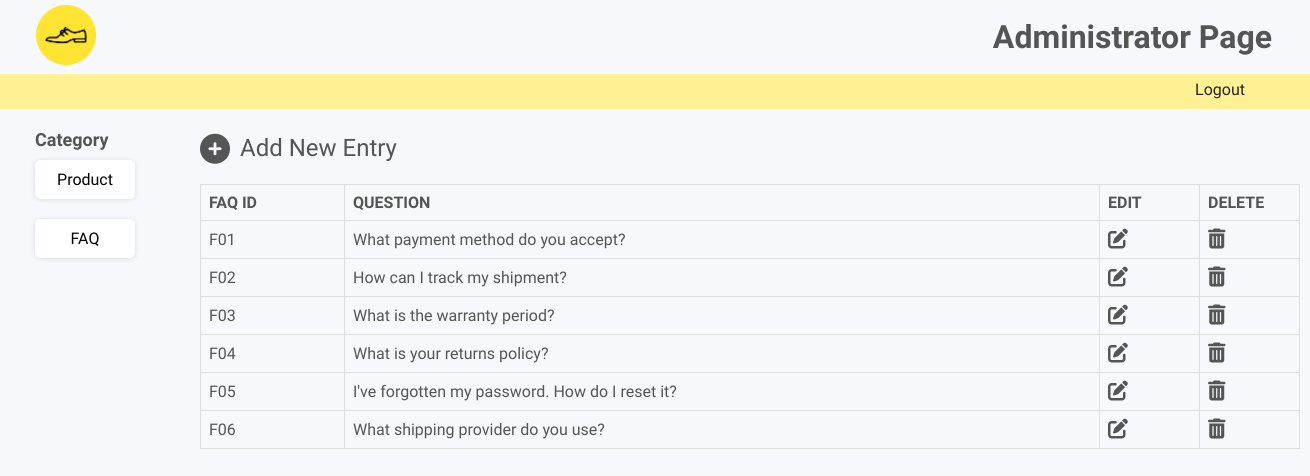
The app's page /admin.php?filter=FAQ with its own data.
### tables this page shows
CREATE TABLE IF NOT EXISTS `faq` (
  `fid` varchar(3) NOT NULL,
  `question` varchar(500) NOT NULL,
  `answer` varchar(500) NOT NULL,
  PRIMARY KEY (`fid`)
);

### admindata.php (the view, shortened to what this page needs)
<?php
include_once "configdb.php";
if (!isset($_GET['filter'])) {
    if (isset($_GET['category'])) {
        $category = $_GET['category'];
        if ($category == "product") {
            editProduct($conn);
        } else if ($category == "FAQ") {
            editFAQ($conn);
        } else if ($category == "newFAQ") {
            addFAQ();
        } else if ($category == "newproduct") {
            addProduct($conn);
        }
    } else {
        defaultProduct($conn);
    }
} else if (isset($_GET['filter'])) {
    $filter = $_GET['filter'];
    if ($filter == "product") {
        defaultProduct($conn);
    } else if ($filter == "FAQ") {
        defaultFAQ($conn);
    }
}
function defaultFAQ($conn)
{
    $query = "SELECT * FROM faq";
    echo <<<HTML
        <a href="admin.php?category=newFAQ">
            <div class="flexbox">
                <i class='fas fa-plus-circle' style='font-size: 30px'></i>
                <span>Add New Entry</span>
            </div>
        </a>
    HTML;
    echo <<<HTML
        <table>
        <tr>
            <th>FAQ ID</th>
            <th>QUESTION</th>
            <th class="icon-button">EDIT</th>
            <th class="icon-button">DELETE</th>
        </tr>
        HTML;
    if ($result = mysqli_query($conn, $query)) {
        while ($obj = mysqli_fetch_object($result)) {
            echo <<<HTML
            <tr>
                <td>$obj->fid</td>
                <td>$obj->question</td>
                <td><a href=admin.php?category=FAQ&fid=$obj->fid><i class="fas fa-edit"></i></a></td>
                <td><a href=admindatadelete.php?category=FAQ&fid=$obj->fid><i class="fas fa-trash-alt"></i></a></td>
            <tr>
            HTML;
        }
    }
    echo "</table>";
}

### styles/components.css (style rules this page uses)
:root { --smaller: 14px; --small: 16px; --medium: 20px; --large: 24px; --yellow: #FEF093; --black: #27231F; --grey: #E2E2E2; --blue: #4CD7D0; --pink: #FECCC8; --spacing: 0 38px 0 36px; }
* { box-sizing: border-box; margin: 0; padding: 0; font-family: 'PT Sans', Helvetica, Arial, sans-serif; }
html { height: 100%; }
body { min-width: 700px; min-height: 100%; }
div { display: block; }
.topheader li, span { display: inline; padding-right: 4px; }

### styles/admin.css (style rules this page uses)
body { background: #f7f8fc; color: #555555; }
.content a { text-decoration: none; }
.content a span { margin-left: 10px; padding-bottom: 2px; font-size: 24px; }
a, a:visited, a:hover, a:active { color: inherit; }
.flexbox { display: flex; }
.fa-plus-circle { margin-bottom: 20px; }
table { border-collapse: collapse; width: 1100px; }
td, th { border: 1px solid #dddddd; text-align: left; padding: 8px; }
i { cursor: pointer; font-size: 20px; }
.icon-button { width: 100px; }

### records on screen
faq: fid "F01", question "What payment method do you accept?"
faq: fid "F02", question "How can I track my shipment?"
faq: fid "F03", question "What is the warranty period?"
faq: fid "F04", question "What is your returns policy?"
faq: fid "F05", question "I've forgotten my password. How do I reset it?"
faq: fid "F06", question "What shipping provider do you use?"
